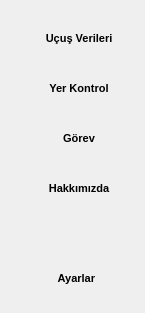
     <widget class="QWidget" name="SideBarW" native="true">
      <property name="enabled">
       <bool>true</bool>
      </property>
      <property name="sizePolicy">
       <sizepolicy hsizetype="Preferred" vsizetype="Preferred">
        <horstretch>0</horstretch>
        <verstretch>0</verstretch>
       </sizepolicy>
      </property>
      <property name="minimumSize">
       <size>
        <width>145</width>
        <height>0</height>
       </size>
      </property>
      <property name="maximumSize">
       <size>
        <width>145</width>
        <height>16777215</height>
       </size>
      </property>
      <property name="styleSheet">
       <string notr="true"/>
      </property>
      <layout class="QVBoxLayout" name="verticalLayout">
       <property name="spacing">
        <number>0</number>
       </property>
       <property name="leftMargin">
        <number>0</number>
       </property>
       <property name="topMargin">
        <number>0</number>
       </property>
       <property name="rightMargin">
        <number>0</number>
       </property>
       <property name="bottomMargin">
        <number>0</number>
       </property>
       <item>
        <widget class="QWidget" name="logoW" native="true">
         <property name="sizePolicy">
          <sizepolicy hsizetype="Preferred" vsizetype="Preferred">
           <horstretch>0</horstretch>
           <verstretch>0</verstretch>
          </sizepolicy>
         </property>
         <property name="maximumSize">
          <size>
           <width>16777215</width>
           <height>85</height>
          </size>
         </property>
         <property name="styleSheet">
          <string notr="true">border-radius:10px;
</string>
         </property>
         <layout class="QHBoxLayout" name="horizontalLayout_3">
          <property name="spacing">
           <number>0</number>
          </property>
          <property name="leftMargin">
           <number>0</number>
          </property>
          <property name="topMargin">
           <number>0</number>
          </property>
          <property name="rightMargin">
           <number>0</number>
          </property>
          <property name="bottomMargin">
           <number>0</number>
          </property>
          <item>
           <widget class="QLabel" name="LogoLbl">
            <property name="sizePolicy">
             <sizepolicy hsizetype="Preferred" vsizetype="Maximum">
              <horstretch>0</horstretch>
              <verstretch>0</verstretch>
             </sizepolicy>
            </property>
            <property name="maximumSize">
             <size>
              <width>105</width>
              <height>75</height>
             </size>
            </property>
            <property name="styleSheet">
             <string notr="true"/>
            </property>
            <property name="text">
             <string/>
            </property>
            <property name="pixmap">
             <pixmap resource="resoruces.qrc">:/images/images/karayelLOGO1.png</pixmap>
            </property>
            <property name="scaledContents">
             <bool>true</bool>
            </property>
           </widget>
          </item>
         </layout>
        </widget>
       </item>
       <item>
        <widget class="QWidget" name="siderW" native="true">
         <property name="sizePolicy">
          <sizepolicy hsizetype="Preferred" vsizetype="Preferred">
           <horstretch>0</horstretch>
           <verstretch>0</verstretch>
          </sizepolicy>
         </property>
         <property name="styleSheet">
          <string notr="true"/>
         </property>
         <layout class="QVBoxLayout" name="verticalLayout_3">
          <property name="spacing">
           <number>20</number>
          </property>
          <property name="leftMargin">
           <number>0</number>
          </property>
          <property name="bottomMargin">
           <number>20</number>
          </property>
          <item>
           <widget class="QWidget" name="UcusVBtnW" native="true">
            <property name="enabled">
             <bool>true</bool>
            </property>
            <property name="maximumSize">
             <size>
              <width>16777215</width>
              <height>16777215</height>
             </size>
            </property>
            <layout class="QHBoxLayout" name="horizontalLayout_10">
             <property name="spacing">
              <number>5</number>
             </property>
             <property name="leftMargin">
              <number>10</number>
             </property>
             <property name="topMargin">
              <number>0</number>
             </property>
             <property name="rightMargin">
              <number>0</number>
             </property>
             <property name="bottomMargin">
              <number>0</number>
             </property>
             <item>
              <widget class="QLabel" name="ucusVeriLbl">
               <property name="maximumSize">
                <size>
                 <width>1</width>
                 <height>16777215</height>
                </size>
               </property>
               <property name="styleSheet">
                <string notr="true"/>
               </property>
               <property name="text">
                <string/>
               </property>
              </widget>
             </item>
             <item>
              <widget class="QPushButton" name="ucusVeriBtn">
               <property name="sizePolicy">
                <sizepolicy hsizetype="Preferred" vsizetype="Preferred">
                 <horstretch>0</horstretch>
                 <verstretch>0</verstretch>
                </sizepolicy>
               </property>
               <property name="minimumSize">
                <size>
                 <width>0</width>
                 <height>30</height>
                </size>
               </property>
               <property name="maximumSize">
                <size>
                 <width>16777215</width>
                 <height>36</height>
                </size>
               </property>
               <property name="font">
                <font>
                 <pointsize>8</pointsize>
                 <weight>75</weight>
                 <bold>true</bold>
                </font>
               </property>
               <property name="styleSheet">
                <string notr="true">border-radius:18px;</string>
               </property>
               <property name="text">
                <string>  Uçuş Verileri</string>
               </property>
               <property name="icon">
                <iconset resource="resoruces.qrc">
                 <normaloff>:/icons/pngIcons/icons8_statistics_30px.png</normaloff>:/icons/pngIcons/icons8_statistics_30px.png</iconset>
               </property>
               <property name="iconSize">
                <size>
                 <width>22</width>
                 <height>22</height>
                </size>
               </property>
              </widget>
             </item>
            </layout>
           </widget>
          </item>
          <item>
           <widget class="QWidget" name="yerKBtnW" native="true">
            <layout class="QHBoxLayout" name="horizontalLayout_12">
             <property name="spacing">
              <number>5</number>
             </property>
             <property name="leftMargin">
              <number>10</number>
             </property>
             <property name="topMargin">
              <number>0</number>
             </property>
             <property name="rightMargin">
              <number>0</number>
             </property>
             <property name="bottomMargin">
              <number>0</number>
             </property>
             <item>
              <widget class="QLabel" name="yerKontrolLbl">
               <property name="maximumSize">
                <size>
                 <width>1</width>
                 <height>16777215</height>
                </size>
               </property>
               <property name="styleSheet">
                <string notr="true"/>
               </property>
               <property name="text">
                <string/>
               </property>
              </widget>
             </item>
             <item>
              <widget class="QPushButton" name="yerKontrolBtn">
               <property name="sizePolicy">
                <sizepolicy hsizetype="Preferred" vsizetype="Preferred">
                 <horstretch>0</horstretch>
                 <verstretch>0</verstretch>
                </sizepolicy>
               </property>
               <property name="minimumSize">
                <size>
                 <width>0</width>
                 <height>30</height>
                </size>
               </property>
               <property name="maximumSize">
                <size>
                 <width>16777215</width>
                 <height>36</height>
                </size>
               </property>
               <property name="font">
                <font>
                 <pointsize>8</pointsize>
                 <weight>75</weight>
                 <bold>true</bold>
                </font>
               </property>
               <property name="styleSheet">
                <string notr="true">border-radius:18px;</string>
               </property>
               <property name="text">
                <string>  Yer Kontrol</string>
               </property>
               <property name="icon">
                <iconset resource="resoruces.qrc">
                 <normaloff>:/icons/pngIcons/icons8_map_30px.png</normaloff>:/icons/pngIcons/icons8_map_30px.png</iconset>
               </property>
               <property name="iconSize">
                <size>
                 <width>22</width>
                 <height>22</height>
                </size>
               </property>
              </widget>
             </item>
            </layout>
           </widget>
          </item>
          <item>
           <widget class="QWidget" name="GorevBtnW" native="true">
            <layout class="QHBoxLayout" name="horizontalLayout_14">
             <property name="spacing">
              <number>5</number>
             </property>
             <property name="leftMargin">
              <number>10</number>
             </property>
             <property name="topMargin">
              <number>0</number>
             </property>
             <property name="rightMargin">
              <number>0</number>
             </property>
             <property name="bottomMargin">
              <number>0</number>
             </property>
             <item>
              <widget class="QLabel" name="gorevLbl">
               <property name="maximumSize">
                <size>
                 <width>1</width>
                 <height>16777215</height>
                </size>
               </property>
               <property name="styleSheet">
                <string notr="true"/>
               </property>
               <property name="text">
                <string/>
               </property>
              </widget>
             </item>
             <item>
              <widget class="QPushButton" name="gorevBtn">
               <property name="sizePolicy">
                <sizepolicy hsizetype="Preferred" vsizetype="Preferred">
                 <horstretch>0</horstretch>
                 <verstretch>0</verstretch>
                </sizepolicy>
               </property>
               <property name="minimumSize">
                <size>
                 <width>0</width>
                 <height>30</height>
                </size>
               </property>
               <property name="maximumSize">
                <size>
                 <width>16777215</width>
                 <height>36</height>
                </size>
               </property>
               <property name="font">
                <font>
                 <pointsize>8</pointsize>
                 <weight>75</weight>
                 <bold>true</bold>
                </font>
               </property>
               <property name="styleSheet">
                <string notr="true">border-radius:18px;</string>
               </property>
               <property name="text">
                <string>  Görev</string>
               </property>
               <property name="icon">
                <iconset resource="resoruces.qrc">
                 <normaloff>:/icons/pngIcons/icons8_air_pilot_hat_30px.png</normaloff>:/icons/pngIcons/icons8_air_pilot_hat_30px.png</iconset>
               </property>
               <property name="iconSize">
                <size>
                 <width>22</width>
                 <height>22</height>
                </size>
               </property>
              </widget>
             </item>
            </layout>
           </widget>
          </item>
          <item>
           <widget class="QWidget" name="HakkimizdaBtnW" native="true">
            <property name="sizePolicy">
             <sizepolicy hsizetype="Expanding" vsizetype="Preferred">
              <horstretch>0</horstretch>
              <verstretch>0</verstretch>
             </sizepolicy>
            </property>
            <property name="maximumSize">
             <size>
              <width>16777215</width>
              <height>16777215</height>
             </size>
            </property>
            <layout class="QHBoxLayout" name="horizontalLayout_9">
             <property name="spacing">
              <number>5</number>
             </property>
             <property name="leftMargin">
              <number>10</number>
             </property>
             <property name="topMargin">
              <number>0</number>
             </property>
             <property name="rightMargin">
              <number>0</number>
             </property>
             <property name="bottomMargin">
              <number>0</number>
             </property>
             <item>
              <widget class="QLabel" name="hakkimizdaLbl">
               <property name="minimumSize">
                <size>
                 <width>1</width>
                 <height>0</height>
                </size>
               </property>
               <property name="maximumSize">
                <size>
                 <width>1</width>
                 <height>16777215</height>
                </size>
               </property>
               <property name="styleSheet">
                <string notr="true"/>
               </property>
               <property name="text">
                <string/>
               </property>
              </widget>
             </item>
             <item>
              <widget class="QPushButton" name="hakkimizdaBtn">
               <property name="sizePolicy">
                <sizepolicy hsizetype="Preferred" vsizetype="Preferred">
                 <horstretch>0</horstretch>
                 <verstretch>0</verstretch>
                </sizepolicy>
               </property>
               <property name="minimumSize">
                <size>
                 <width>0</width>
                 <height>30</height>
                </size>
               </property>
               <property name="maximumSize">
                <size>
                 <width>16777215</width>
                 <height>36</height>
                </size>
               </property>
               <property name="font">
                <font>
                 <pointsize>8</pointsize>
                 <weight>75</weight>
                 <bold>true</bold>
                </font>
               </property>
               <property name="styleSheet">
                <string notr="true">border-radius:18px;</string>
               </property>
               <property name="text">
                <string>  Hakkımızda</string>
               </property>
               <property name="icon">
                <iconset resource="resoruces.qrc">
                 <normaloff>:/icons/pngIcons/icons8_user_account_30px.png</normaloff>:/icons/pngIcons/icons8_user_account_30px.png</iconset>
               </property>
               <property name="iconSize">
                <size>
                 <width>22</width>
                 <height>22</height>
                </size>
               </property>
              </widget>
             </item>
            </layout>
           </widget>
          </item>
          <item>
           <spacer name="verticalSpacer">
            <property name="orientation">
             <enum>Qt::Vertical</enum>
            </property>
            <property name="sizeHint" stdset="0">
             <size>
              <width>20</width>
              <height>40</height>
             </size>
            </property>
           </spacer>
          </item>
          <item>
           <widget class="QWidget" name="AyarBtnW" native="true">
            <layout class="QHBoxLayout" name="horizontalLayout_13">
             <property name="spacing">
              <number>0</number>
             </property>
             <property name="leftMargin">
              <number>10</number>
             </property>
             <property name="topMargin">
              <number>0</number>
             </property>
             <property name="rightMargin">
              <number>0</number>
             </property>
             <property name="bottomMargin">
              <number>0</number>
             </property>
             <item>
              <widget class="QLabel" name="ayarLbl">
               <property name="maximumSize">
                <size>
                 <width>1</width>
                 <height>16777215</height>
                </size>
               </property>
               <property name="styleSheet">
                <string notr="true"/>
               </property>
               <property name="text">
                <string/>
               </property>
              </widget>
             </item>
             <item>
              <widget class="QPushButton" name="ayarlarBtn">
               <property name="sizePolicy">
                <sizepolicy hsizetype="Preferred" vsizetype="Preferred">
                 <horstretch>0</horstretch>
                 <verstretch>0</verstretch>
                </sizepolicy>
               </property>
               <property name="minimumSize">
                <size>
                 <width>0</width>
                 <height>30</height>
                </size>
               </property>
               <property name="maximumSize">
                <size>
                 <width>16777215</width>
                 <height>36</height>
                </size>
               </property>
               <property name="font">
                <font>
                 <pointsize>8</pointsize>
                 <weight>75</weight>
                 <bold>true</bold>
                </font>
               </property>
               <property name="styleSheet">
                <string notr="true">border-radius:18px;</string>
               </property>
               <property name="text">
                <string>  Ayarlar</string>
               </property>
               <property name="icon">
                <iconset resource="resoruces.qrc">
                 <normaloff>:/icons/pngIcons/icons8_settings_30px_3.png</normaloff>:/icons/pngIcons/icons8_settings_30px_3.png</iconset>
               </property>
               <property name="iconSize">
                <size>
                 <width>25</width>
                 <height>25</height>
                </size>
               </property>
              </widget>
             </item>
            </layout>
           </widget>
          </item>
         </layout>
        </widget>
       </item>
      </layout>
     </widget>
